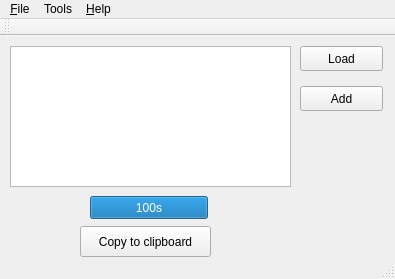
<?xml version="1.0" encoding="UTF-8"?>
<ui version="4.0">
 <class>MainWindow</class>
 <widget class="QMainWindow" name="MainWindow">
  <property name="geometry">
   <rect>
    <x>0</x>
    <y>0</y>
    <width>395</width>
    <height>279</height>
   </rect>
  </property>
  <property name="windowTitle">
   <string>MainWindow</string>
  </property>
  <widget class="QWidget" name="centralWidget">
   <widget class="QPushButton" name="loadButton">
    <property name="geometry">
     <rect>
      <x>300</x>
      <y>10</y>
      <width>83</width>
      <height>25</height>
     </rect>
    </property>
    <property name="text">
     <string>Load</string>
    </property>
   </widget>
   <widget class="QListWidget" name="listPassphrases">
    <property name="geometry">
     <rect>
      <x>10</x>
      <y>10</y>
      <width>281</width>
      <height>141</height>
     </rect>
    </property>
   </widget>
   <widget class="QPushButton" name="clipboardButton">
    <property name="geometry">
     <rect>
      <x>80</x>
      <y>190</y>
      <width>131</width>
      <height>31</height>
     </rect>
    </property>
    <property name="text">
     <string>Copy to clipboard</string>
    </property>
   </widget>
   <widget class="QPushButton" name="addButton">
    <property name="geometry">
     <rect>
      <x>300</x>
      <y>50</y>
      <width>83</width>
      <height>25</height>
     </rect>
    </property>
    <property name="text">
     <string>Add</string>
    </property>
   </widget>
   <widget class="QProgressBar" name="timeoutBar">
    <property name="geometry">
     <rect>
      <x>90</x>
      <y>160</y>
      <width>118</width>
      <height>23</height>
     </rect>
    </property>
    <property name="maximum">
     <number>100</number>
    </property>
    <property name="value">
     <number>100</number>
    </property>
    <property name="format">
     <string>%ps</string>
    </property>
   </widget>
  </widget>
  <widget class="QMenuBar" name="menuBar">
   <property name="geometry">
    <rect>
     <x>0</x>
     <y>0</y>
     <width>395</width>
     <height>22</height>
    </rect>
   </property>
   <widget class="QMenu" name="menu_File">
    <property name="title">
     <string>&amp;File</string>
    </property>
    <addaction name="action_New_pass_file"/>
    <addaction name="action_Open_pass_file"/>
    <addaction name="action_Recent_files"/>
    <addaction name="separator"/>
    <addaction name="actionClose_file"/>
    <addaction name="separator"/>
    <addaction name="action_Print_2"/>
    <addaction name="separator"/>
    <addaction name="action_Exit_2"/>
   </widget>
   <widget class="QMenu" name="menuTools">
    <property name="title">
     <string>Tools</string>
    </property>
   </widget>
   <widget class="QMenu" name="menu_Help">
    <property name="title">
     <string>&amp;Help</string>
    </property>
    <addaction name="action_Contents_F1"/>
    <addaction name="separator"/>
    <addaction name="actionAbout"/>
   </widget>
   <addaction name="menu_File"/>
   <addaction name="menuTools"/>
   <addaction name="menu_Help"/>
  </widget>
  <widget class="QToolBar" name="mainToolBar">
   <attribute name="toolBarArea">
    <enum>TopToolBarArea</enum>
   </attribute>
   <attribute name="toolBarBreak">
    <bool>false</bool>
   </attribute>
  </widget>
  <widget class="QStatusBar" name="statusBar"/>
  <action name="action_New_pass_file">
   <property name="text">
    <string>&amp;Gnerate new pass file...</string>
   </property>
  </action>
  <action name="action_Open_pass_file">
   <property name="text">
    <string>&amp;Open pass file...</string>
   </property>
  </action>
  <action name="action_Recent_files">
   <property name="text">
    <string>&amp;Recent files</string>
   </property>
  </action>
  <action name="action_Print">
   <property name="text">
    <string>&amp;Print</string>
   </property>
  </action>
  <action name="actionClose_file">
   <property name="text">
    <string>&amp;Close file</string>
   </property>
  </action>
  <action name="action_Print_2">
   <property name="text">
    <string>&amp;Print</string>
   </property>
  </action>
  <action name="action_Exit">
   <property name="text">
    <string>&amp;Exit</string>
   </property>
  </action>
  <action name="action_Exit_2">
   <property name="text">
    <string>&amp;Exit</string>
   </property>
  </action>
  <action name="action_Contents_F1">
   <property name="text">
    <string>&amp;Contents               F1</string>
   </property>
  </action>
  <action name="actionAbout">
   <property name="text">
    <string>&amp;About</string>
   </property>
  </action>
 </widget>
 <layoutdefault spacing="6" margin="11"/>
 <resources/>
 <connections/>
</ui>
